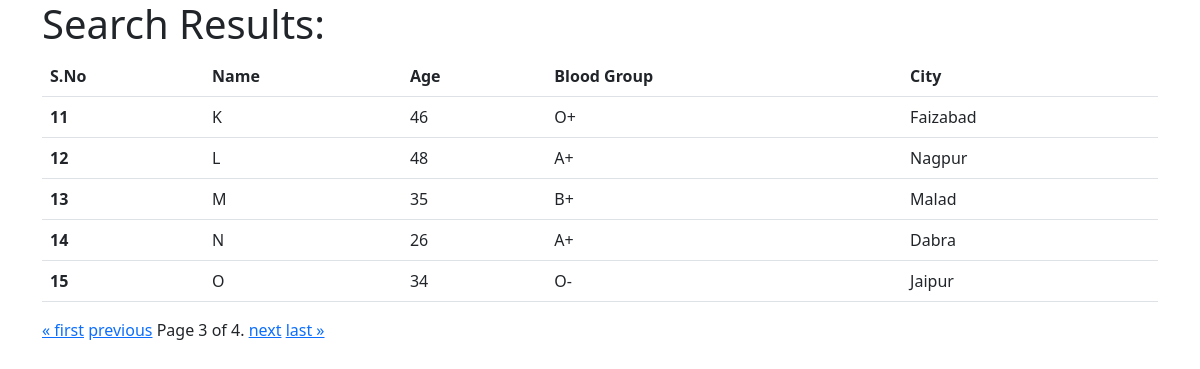
/search/?page=3, run on the app's committed database.
### portal_app/models.py (models this page shows, shortened)
class bloodgroup(models.Model):
    name = models.CharField(max_length=40)
    age = models.IntegerField()
    email = models.EmailField(unique=True)
    contact = models.CharField(max_length=10)
    department = models.CharField(max_length=30)
    city = models.CharField(max_length=30)
    blood_group_types = models.TextChoices("Blood Group","A+ A- B+ B- O+ O-")
    blood_group = models.CharField(choices=blood_group_types.choices, max_length=10)

### portal_app/views.py (the view)
# urls.py: path('search/',views.search, name='search')
def search(request):
    mylist=bloodgroup.objects.all()
    paginator = Paginator(mylist, 5) # Show 25 contacts per page.
    page_number = request.GET.get('page')
    page_obj = paginator.get_page(page_number)
    return render(request, 'portal_app/results.html', {'page_obj': page_obj})

### portal_app/templates/portal_app/results.html (shortened to what this page needs)
<!DOCTYPE html>
<html lang="en">
<head>
    <link href="https://cdn.jsdelivr.net/npm/bootstrap@5.3.0-alpha1/dist/css/bootstrap.min.css" rel="stylesheet"
>
</head>
<body>
    <div class="container">
        <h1>Search Results:</h1>
        <table class="table">
            <thead>
                <tr>
                    <th scope="col">S.No</th>
                    <th scope="col">Name</th>
                    <th scope="col">Age</th>
                    <th scope="col">Blood Group</th>
                    <th scope="col">City</th>
                </tr>
            </thead>
            <tbody>
                {% for x in page_obj %}
                <tr>
                    <th scope="row">{{ x.id }}</th>
                    <td>{{ x.name }}</td>
                    <td>{{ x.age }}</td>
                    <td>{{ x.blood_group }}</td>
                    <td>{{ x.city}}</td>
                </tr>
                {% endfor %}
            </tbody>
        </table>
        <div class="pagination">
            <span class="step-links">
                {% if page_obj.has_previous %}
                <a href="?page=1">&laquo; first</a>
                <a href="?page={{ page_obj.previous_page_number }}">previous</a>
                {% endif %}
                <span class="current">
                    Page {{ page_obj.number }} of {{ page_obj.paginator.num_pages }}.
                </span>
                {% if page_obj.has_next %}
                <a href="?page={{ page_obj.next_page_number }}">next</a>
                <a href="?page={{ page_obj.paginator.num_pages }}">last &raquo;</a>
                {% endif %}
            </span>
        </div>
    </div>
</body>
</html>

### data on the page
bloodgroup: id "11", name "K", age "46", blood_group "O+", city "Faizabad"
bloodgroup: id "12", name "L", age "48", blood_group "A+", city "Nagpur"
bloodgroup: id "13", name "M", age "35", blood_group "B+", city "Malad"
bloodgroup: id "14", name "N", age "26", blood_group "A+", city "Dabra"
bloodgroup: id "15", name "O", age "34", blood_group "O-", city "Jaipur"

### other printed values
{{ page_obj.number }} "3"
{{ page_obj.paginator.num_pages }} "4"
